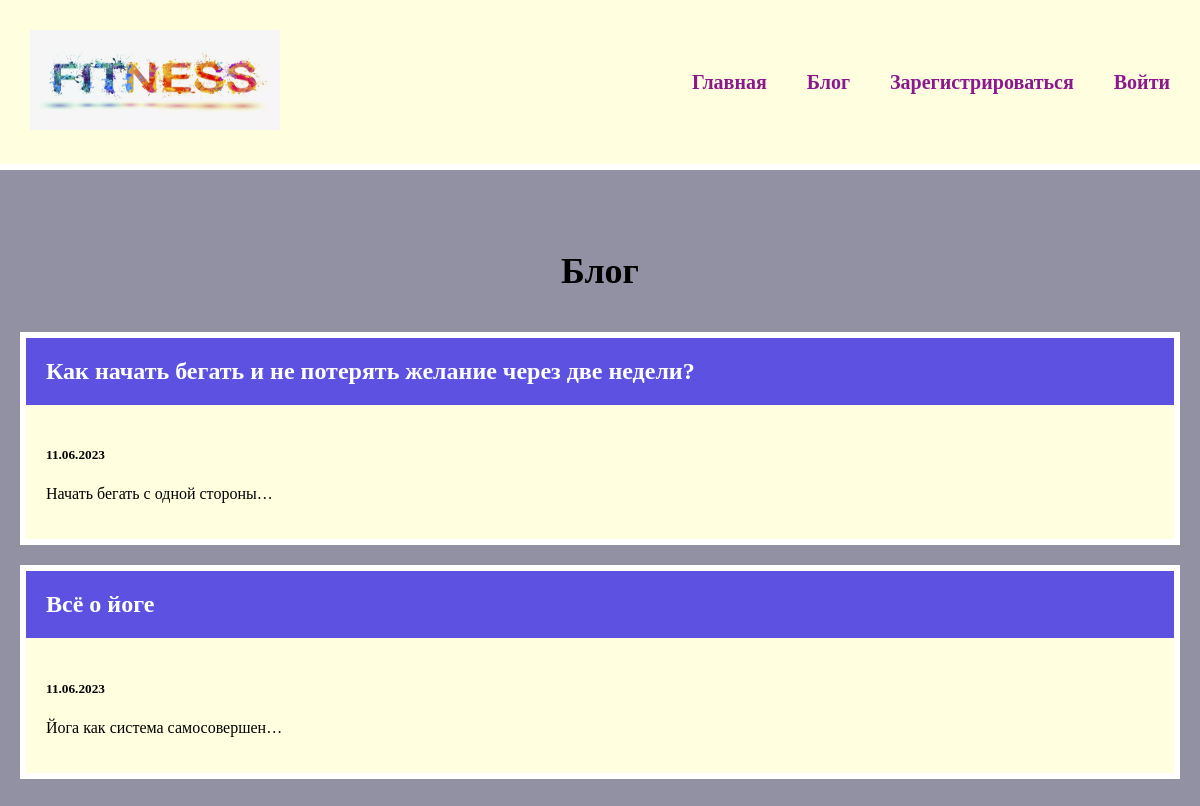
Screenshot of /blog/ with the database file from the repository.
### blog/models.py (models this page shows, shortened)
class Blog(models.Model):
    title = models.CharField(max_length=200)
    description = models.TextField()
    date = models.DateField()

### blog/views.py (the view)
# urls.py: path('', views.blogs, name='blogs'),
def blogs(request):
    blogs = Blog.objects.order_by('-date')
    return render(request, 'blog/blogs.html', {'blogs': blogs})

### blog/templates/blog/blogs.html
{% extends 'skills/base.html' %}
{% block content %}
<h1>Блог</h1>
{% for blog in blogs %}
<div class="element">
    <h2 class="top"><a href="{% url 'detail' blog.id %}">{{ blog.title }}</a></h2>
    <div class="blog_text">
        <h5>{{ blog.date|date:'d.m.Y' }}</h5>
        <p>{{ blog.description|striptags|truncatechars:30 }}</p>
    </div>
</div>
{% endfor %}
{% endblock %}

### coach/static/css/style.css (style rules this page uses)
body { background: #9191a3; padding: 0; margin: 0; }
.element, .count { background: lightyellow; border: 6px solid #fff; margin: 20px 0; }
.content h1 { text-align: center; margin: 60px 0 40px; font-size: 36px; }
.top { background: rgb(93, 81, 226); margin: 0; }
.top a { color: #fff; text-decoration: none; padding: 20px; display: block; }
.blog_text { padding: 20px; box-sizing: border-box; }
h2 a { text-decoration: none; color: blue; }

### rows the page displays
Blog: title "Как начать бегать и не потерять желание через две недели?", date "11.06.2023", description "Начать бегать с одной стороны…"
Blog: title "Всё о йоге", date "11.06.2023", description "Йога как система самосовершен…"
